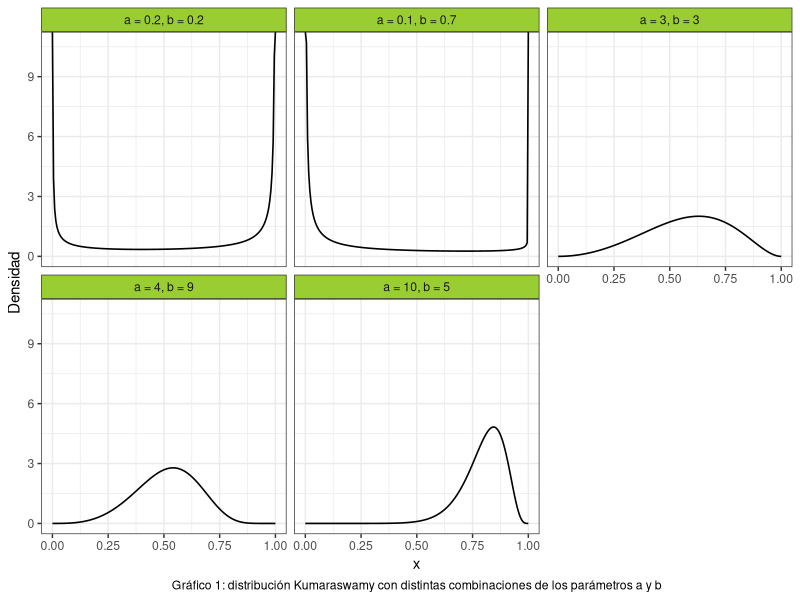
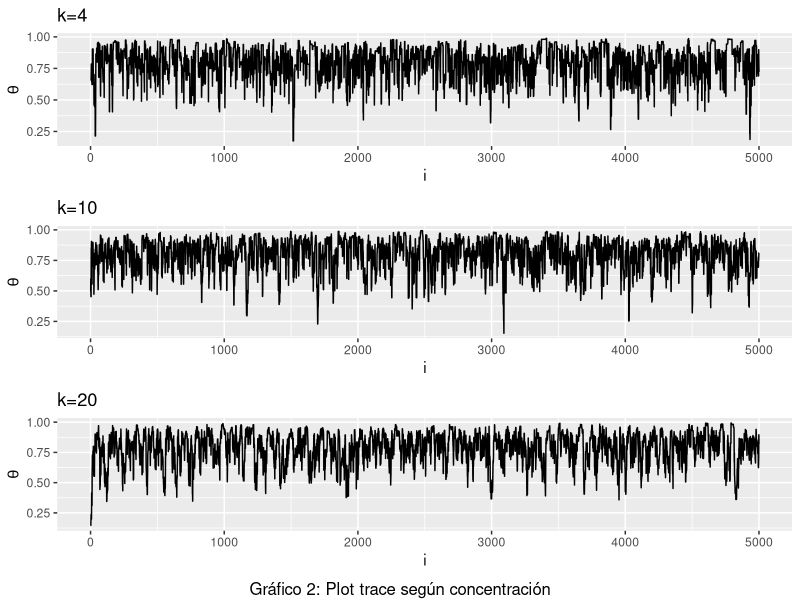
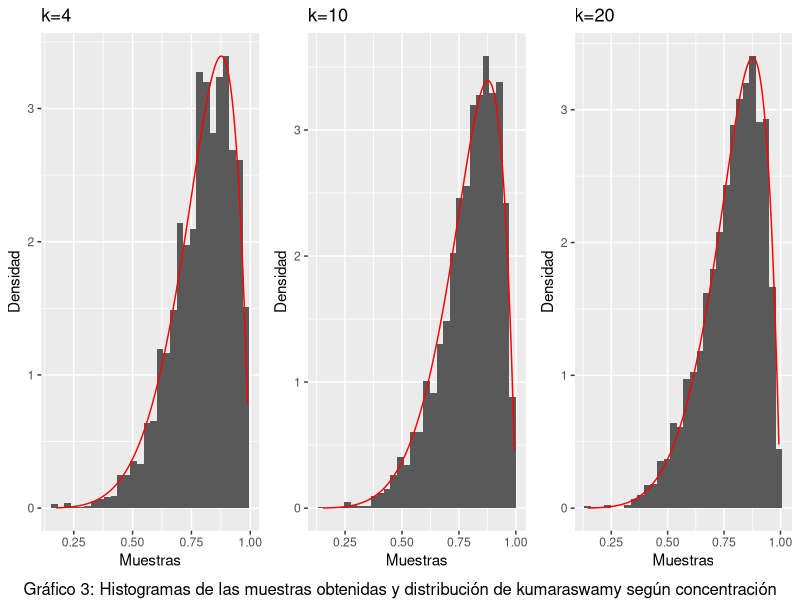
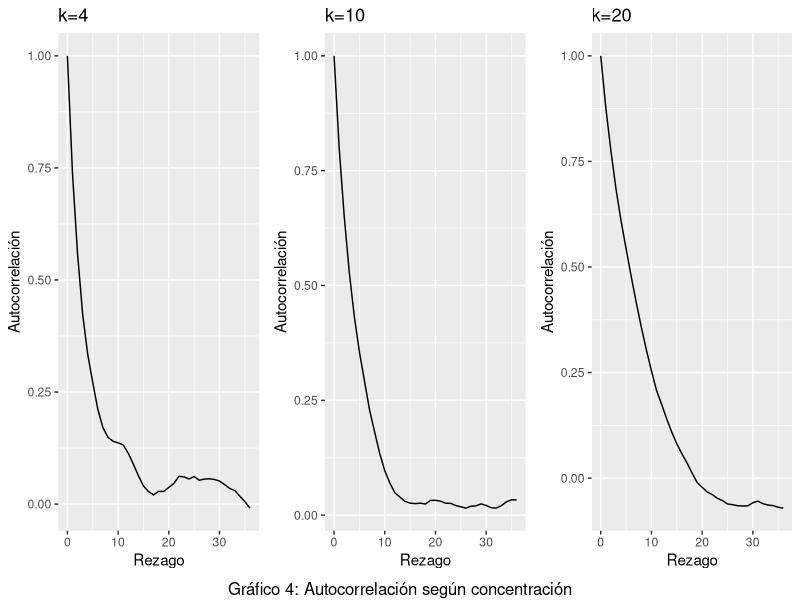
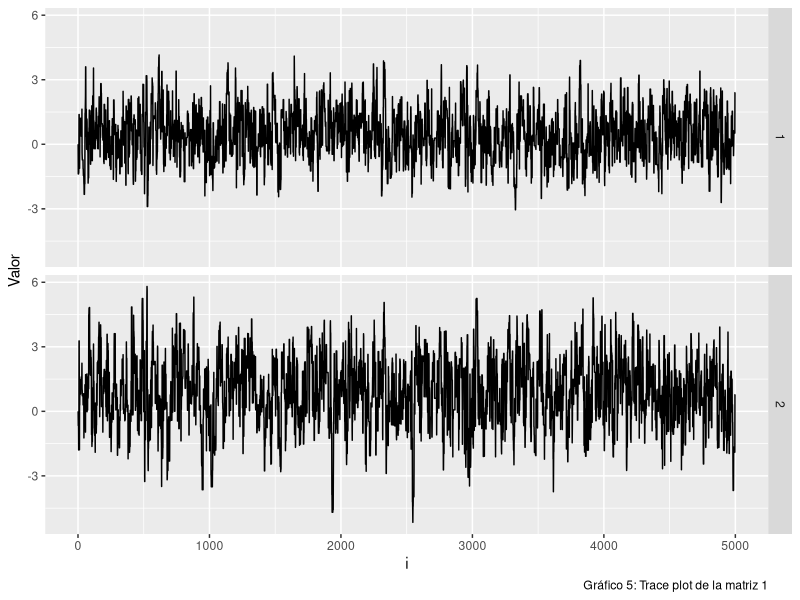
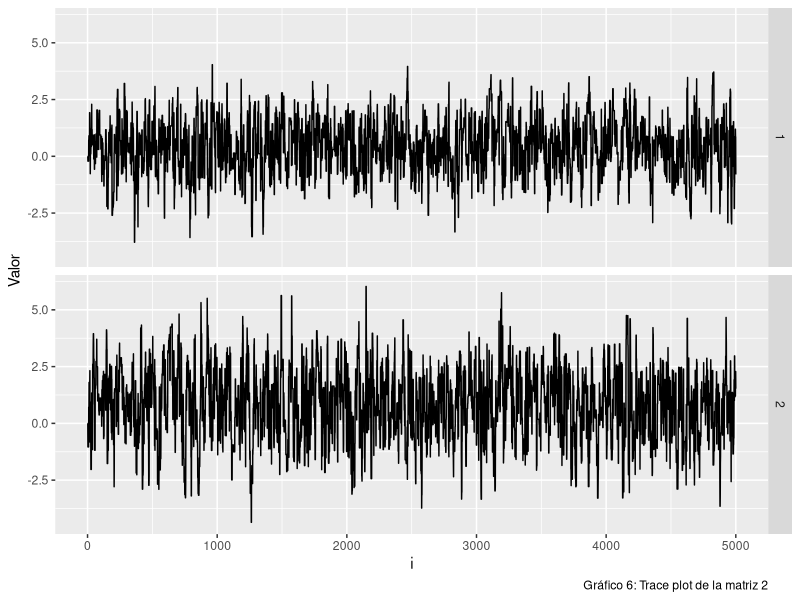
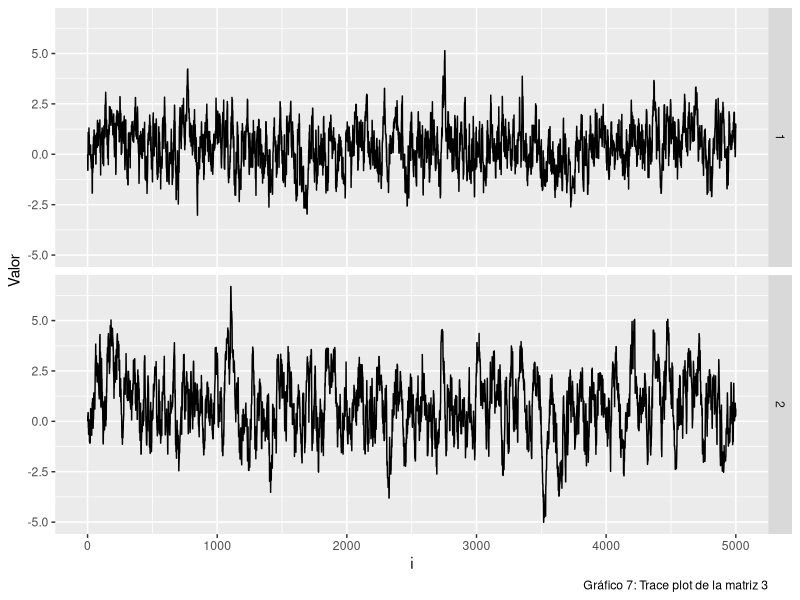
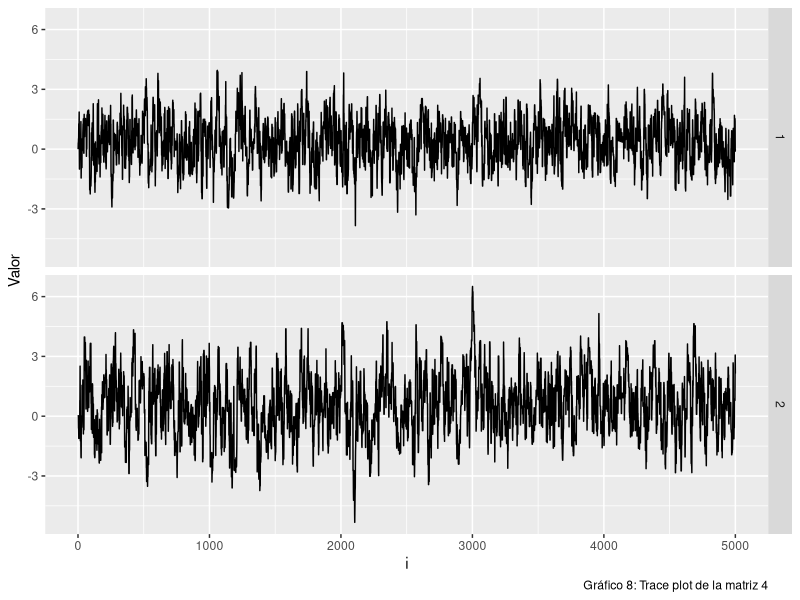

These charts were generated, in order, by the following R code:
## ---- chunk 1
#Librerias
library(ggplot2)
library(dplyr)
library(gridExtra)
library(kableExtra)
library(stats)
library(mvtnorm)
set.seed(394)
## ---- chunk 2

cant_saltos <- 0


sample_mh <- function(d_objetivo, r_propuesta, d_propuesta, p_inicial, n) {
  muestras <- matrix(nrow = n, ncol = length(p_inicial))
  muestras[1, ] <- p_inicial
  
  for(i in 2:n) {
    p_actual <- muestras[i-1,]
    p_nuevo <- r_propuesta(p_actual)
    
    f_nuevo <- d_objetivo(p_nuevo)
    f_actual <- d_objetivo(p_actual)
    
    q_actual <- d_propuesta(p_actual, mean = p_nuevo)
    q_nuevo <- d_propuesta(p_nuevo, mean = p_actual)
    
    alpha <- min(1, (f_nuevo/f_actual)*(q_actual/q_nuevo))
    aceptar <- rbinom(1, 1, alpha)
    
    if(aceptar) { 
      muestras[i,] <- p_nuevo
      cant_saltos <- cant_saltos + 1
      
    } else {
      muestras[i,] <- p_actual
    }
  }
  
  if (ncol(muestras) == 1) {
    muestras <- as.vector(muestras)
  } 
  return(list(muestras=muestras,cant_saltos=cant_saltos))
}

## ---- chunk 3
#Punto 2
# Crear grilla para los valores de "x"
grid_n <- 200
x_grid <- seq(0, 1, length.out = grid_n)

kumaraswamy <- function(x, a, b){
  a*b*(x^(a-1))*((1-(x^a))^(b-1))
}

a <- c(0.2, 0.1, 3, 4, 10)
b <- c(0.2, 0.7, 3, 9, 5)


#Creamos un data frame para graficar la distribución de Kumaraswamy:

data1 <- data.frame(
  Funcion = as.factor(rep(1:5, each = grid_n)),
  Densidad = numeric(5 * grid_n),
  Grilla = rep(x_grid, times = 5)
) 

# Completamos el data frame con las densidades:
for(i in 1:5) {
    indices <- seq(from = 1 + (i - 1) * 200, to = 200 + (i - 1) * 200)
    data1$Densidad[indices] <- kumaraswamy(x_grid, a[i], b[i])
}

# Cambiamos las etiquetas de las variables para mejorar el gráfico
levels(data1$Funcion) <- c("a = 0.2, b = 0.2",
                           "a = 0.1, b = 0.7",
                           "a = 3, b = 3",
                           "a = 4, b = 9",
                           "a = 10, b = 5")

ggplot(data = data1, aes(x = Grilla, y = Densidad)) +
  geom_line(size = 0.55) +
  facet_wrap(~Funcion) +
  theme_bw() +
  labs(x = "x",
       caption = "Gráfico 1: distribución Kumaraswamy con distintas combinaciones de los parámetros a y b") + 
  theme(
    strip.background = element_rect(fill = "olivedrab3"),
    plot.caption = element_text(hjust = 0.5)
  )

## ---- chunk 4
#Punto 3
concentracion3 <- c(4,10,20)
tabla3 <- data.frame ( 
  concentracion = rep(concentracion3, each = 5000),
  muestra = numeric(15000)
  )
tasa3 <- numeric(3)

for (i in 1:3) {
#Funciones a usar
d_objetivo3 <- function(x) kumaraswamy(x, 6, 2)
d_propuesta3 <- function(x, mean) dbeta(x, shape1 = mean * concentracion3[i], shape2 = (1-mean) * concentracion3[i])
r_propuesta3 <- function(x) rbeta(1, shape1 = x * concentracion3[i], shape2 = (1-x) * concentracion3[i])
#Donde x hace referencia a mu
n3 <- 5000
p_inicial3 <- rbeta(1,shape1=2,shape2=2)
funcion3 <- sample_mh(d_objetivo3, r_propuesta3, d_propuesta3, p_inicial3, n3)
indices <- seq(from = 1 + (i - 1) * 5000, to = 5000 + (i - 1) * 5000)
tabla3$muestra[indices] <- funcion3$muestras

tasa3[i] <- funcion3$cant_saltos/n3
} 

#Tasa de aceptacion
tabla3_2 <- data.frame(
  Concentracion = c("4","10","20"),
  Tasa_de_aceptacion = tasa3
) %>%
  kable() %>%
  kable_styling(bootstrap_options = c("striped","hover","condensed")) %>%
  add_footnote("Tabla 1: Tasa de aceptación")

print (tabla3_2)
## ---- chunk 5

#Gata peluda junta
# Agrego una columna con el orden de las muestras
tabla3$orden <- rep(1:5000, times = 3)
tabla3$concentracion <- as.factor(tabla3$concentracion) 


# Gráfico con múltiples líneas
grafico3_1 <- ggplot(data = tabla3, aes(x = orden, y = muestra, group = concentracion, color = concentracion)) +
  geom_line() +
  theme_bw() +
  labs(x = "x", y = "y", color = "Group", caption = "Gráfico: Trace plot para las 3 concentraciones") +
  theme(legend.position = "top")  



#Trace plots
plot_trace <- function(x){
  data.frame(x = seq_along(x), y = x) %>% 
    ggplot() +
    geom_line(aes(x = x, y = y))
}

grafico3_2 <- plot_trace(tabla3$muestra[1:5000]) +
              labs(x = "i", y = expression(theta), title = "k=4")
grafico3_3 <- plot_trace(tabla3$muestra[5001:10000]) +
              labs(x = "i", y = expression(theta), title = "k=10")
grafico3_4 <- plot_trace(tabla3$muestra[10001:15000]) +
              labs(x = "i", y = expression(theta), title = "k=20")

grid.arrange(grafico3_2,grafico3_3,grafico3_4, nrow=3, bottom ="Gráfico 2: Plot trace según concentración")
## ---- chunk 6

#Histogramas
plot_hist <- function(x, d_objetivo3) {
  x_seq <- seq(min(x), max(x), length.out = n3)
  df_hist <- data.frame(x = x)
  df_line <- data.frame(x = x_seq, y = d_objetivo3(x_seq))
  
  ggplot(df_hist)+
    geom_histogram(aes(x = x, y =after_stat(density))) +
    geom_line(aes(x = x, y = y), data = df_line, color = "red")
}

grafico3_5 <- plot_hist(tabla3$muestra[1:5000],d_objetivo3) +
  labs (title = "k=4", x = "Muestras", y = "Densidad")
grafico3_6 <- plot_hist(tabla3$muestra[5001:10000],d_objetivo3) +
  labs (title = "k=10", x = "Muestras", y = "Densidad")
grafico3_7 <- plot_hist(tabla3$muestra[10001:15000],d_objetivo3) +
  labs (title = "k=20", x = "Muestras", y = "Densidad")

grid.arrange(grafico3_5,grafico3_6,grafico3_7,nrow=1, bottom = "Gráfico 3: Histogramas de las muestras obtenidas y distribución de kumaraswamy según concentración")

## ---- chunk 7

#Graficos de autocorrelacion
plot_acf <- function(data, title) {
  acf_result <- acf(data, plot = FALSE)
  ggplot() +
    geom_line(aes(y = acf_result$acf, x = acf_result$lag)) +
    labs(title = title, x = "Rezago", y = "Autocorrelación")
}


grafico3_8 <- plot_acf(tabla3$muestra[1:5000], "k=4")
grafico3_9 <- plot_acf(tabla3$muestra[5001:10000], "k=10")
grafico3_10 <- plot_acf(tabla3$muestra[10001:15000], "k=20")

grid.arrange(grafico3_8,grafico3_9,grafico3_10,nrow=1,  bottom = "Gráfico 4: Autocorrelación según concentración") 

## ---- chunk 8
#Punto 4
muestra4_1 <- tabla3$muestra[1:5000]
muestra4_2 <- tabla3$muestra[5001:10000]
muestra4_3 <- tabla3$muestra[10001:15000]

#Calculo de la media y los percentiles 5 y 95 para X:
variable_x <- data.frame(
  Muestra = c("1", "2", "3"),
  Concentración = c("k=4", "k=10", "k=20"),
  Medias =  c(mean(muestra4_1), mean(muestra4_2), mean(muestra4_3)),
  Percentil_5 = c(quantile(muestra4_1, prob = c(0.05)),
                  quantile(muestra4_2, prob = c(0.05)),
                  quantile(muestra4_3, prob = c(0.05))
                  ),
  Percentil_95 = c(quantile(muestra4_1, prob = c(0.95)),
                  quantile(muestra4_2, prob = c(0.95)),
                  quantile(muestra4_3, prob = c(0.95))
                  )
) %>%
  kable() %>%
  kable_styling(bootstrap_options = c("striped","hover","condensed")) %>%
  add_footnote("Tabla 2: Media y percentiles de X")

print(variable_x)


## ---- chunk 9
#Cálculo de la media y los percentiles 5 y 95 para logit(X):
l_m1 <- log((muestra4_1/(1-muestra4_1)))
l_m2 <- log((muestra4_2/(1-muestra4_2)))
l_m3 <- log((muestra4_3/(1-muestra4_3)))



variable_logit_X <- data.frame(
  Muestra = c("1", "2", "3"),
  Concentración = c("k=4", "k=10", "k=20"),
  Medias = c(mean(l_m1), mean(l_m2), mean(l_m3)),
  Percentil_5 = c(quantile(l_m1, prob = c(0.05)),
                  quantile(l_m2, prob = c(0.05)),
                  quantile(l_m3, prob = c(0.05))
                  ),
  Percentil_95 = c(quantile(l_m1, prob = c(0.95)),
                  quantile(l_m2, prob = c(0.95)),
                  quantile(l_m3, prob = c(0.95))
                  )
) %>%
  kable() %>%
  kable_styling(bootstrap_options = c("striped","hover","condensed")) %>%
  add_footnote("Tabla 3: Media y percentiles de logit(X)")


print(variable_logit_X)


## ---- chunk 10
#Paso 7

# Funciones a utilizar

#1.Trace plot
plot_trace <- function(x, y) {
  n <- length(x)
  df <- data.frame(
    x = rep(1:n, 2),
    y = c(x,y),
    dimension = rep(1:2, each = n),
    parametro = factor(rep(1:2, each = n), labels = c("mu[1]", "mu[2]")) 
  )
  
  ggplot(df) + 
    geom_line(aes(x = x, y = y)) +
    facet_grid(rows = vars(dimension)) +
    labs(x = "i", y = "Valor", color = parse(text ="Parámetro"))
}



#2. Número efectivo de muestras
n_eff <- function(muestras){
  S <- length(muestras)
  autocorr <- acf(muestras, plot = F, lag = Inf)$acf
  limite <- which((autocorr < 0.001))[1] #sumamos hasta ese valor
  denom <- 1 + 2 * sum(autocorr[2:limite])
  
  S/denom
  
}


n7 <- 5000
funcion7_1 <- function(matriz_cov) {
    d_objetivo7 <- function(x) dmvnorm(x,c(0.4,0.75),matrix(c(1.35,0.4,0.4,2.4),nrow=2))
    d_propuesta7 <- function(x, mean) dmvnorm(x,mean = mean ,sigma = matriz_cov)
    r_propuesta7 <- function(x) rmvnorm(1, mean = x, sigma = matriz_cov)  


funcion7 <- sample_mh(d_objetivo7,r_propuesta7,d_propuesta7,c(0,0),n7)
muestra7 <- funcion7$muestras
grafico7_1 <- plot_trace(muestra7[,1],muestra7[,2])
n_eff7_1 <- n_eff(muestra7[,1])
n_eff7_2 <- n_eff(muestra7[,2])
 return(list(grafico = grafico7_1, n1 = n_eff7_1, n2 = n_eff7_2,
             muestra7 = muestra7))

}

#Evalucación de diferentes matrices de variancia y covariancia
matriz1 <- funcion7_1(matrix(c(2, 0.5, 0.5, 3), nrow = 2))
matriz2 <- funcion7_1(matrix(c(2, 0, 0, 3), nrow = 2))
matriz3 <- funcion7_1(matrix(c(0.4, 0, 0, 0.4), nrow = 2))
matriz4 <- funcion7_1(matrix(c(1, 0, 0, 1), nrow = 2))
matriz5 <- funcion7_1(matrix(c(5, 0, 0, 6), nrow = 2))

matriz1$grafico + labs(caption = "Gráfico 5: Trace plot de la matriz 1") +
    theme(legend.position = "none")
matriz2$grafico + labs(caption = "Gráfico 6: Trace plot de la matriz 2") +
    theme(legend.position = "none")
matriz3$grafico + labs(caption = "Gráfico 7: Trace plot de la matriz 3") +
    theme(legend.position = "none")
matriz4$grafico + labs(caption = "Gráfico 8: Trace plot de la matriz 4") +
    theme(legend.position = "none")
matriz5$grafico + labs(caption = "Gráfico 9: Trace plot de la matriz 5") +
    theme(legend.position = "none")

## ---- chunk 11

tabla <- data.frame(
  Matriz = c("1", "2", "3", "4", "5"),
  Num_efectivo_p1 = trunc(c(matriz1$n1, matriz2$n1, matriz3$n1, matriz4$n1, matriz5$n1)),
  Num_efectivo_p2 = trunc(c(matriz1$n2, matriz2$n2, matriz3$n2, matriz4$n2, matriz5$n2))
  )

print(tabla)
#Nos quedariamos con la ultima matriz.
## ---- chunk 12
#Punto 8: se calculan las probabilidades con la última matriz de var y cov.
muestra7 <- as.data.frame(matriz5$muestra7)
colnames(muestra7) <- c("X", "Y")

#Probabilidades estimadas
#Probabilidad n°1:
prob1 <- muestra7 %>% 
  filter(X > 1) %>% 
  count(Y < 0)

prob1$n[2]/(n7)


#Probabilidad n°2:
prob2 <- muestra7 %>% 
  filter(X > 1) %>% 
  count(Y > 2)

prob2$n[2]/(n7)



#Probabilidad n°3:
prob3 <- muestra7 %>% 
  filter(X > 0.4) %>% 
  count(Y > 0.75)

prob3$n[2]/(n7)



#Probabilidades reales:

#Probabilidad n°1:
pmvnorm(lower = c(1, -Inf), upper = c(Inf, 0), 
        mean = c(0.4, 0.75), sigma = matrix(c(1.35, 0.4, 0.4, 2.4), nrow = 2))

#Cómo funcionan "lower" y "upper"? 
#"lower" es un vector que indica los limites inferiores de cada variable: 1 para X y -Infinito para Y; "upper" funciona de manera igual.


#Probabilidad n°2:
pmvnorm(lower = c(1, 2), upper = c(Inf, Inf), 
        mean = c(0.4, 0.75), sigma = matrix(c(1.35, 0.4, 0.4, 2.4), nrow = 2))



#Probabilidad n°3:
pmvnorm(lower = c(0.4, 0.75), upper = c(Inf, Inf), 
        mean = c(0.4, 0.75), sigma = matrix(c(1.35, 0.4, 0.4, 2.4), nrow = 2))


## ---- chunk 13
#Punto 9

p_estrella <- function(x, a, b){
  exp(-((((a - x[1])^2) + b * ((x[2] - x[1])^2))^2))
}



n9 <- 5000

funcion9_1 <- function(matriz_cov) {
    d_objetivo9 <- function(x) p_estrella(x, 0.5, 5)
    d_propuesta9 <- function(x, mean) dmvnorm(x, mean = mean, sigma = matriz_cov)
    r_propuesta9 <- function(x) rmvnorm(1, mean = x, sigma = matriz_cov)  
    
    funcion9 <- sample_mh(d_objetivo9,r_propuesta9,d_propuesta9,c(0,0),n9)
    muestra9 <- funcion9$muestras
    grafico9_1 <- plot_trace(muestra9[,1],muestra9[,2])
    
    n_eff9_1 <- n_eff(muestra9[,1])
    n_eff9_2 <- n_eff(muestra9[,2])
    tasa9 <- funcion9$cant_saltos/n9
    autocorr_1 <- acf(muestra9[,1], plot = F)
    autocorr_2 <- acf(muestra9[,2], plot = F)
    
    return(list(grafico = grafico9_1, n1 = n_eff9_1, n2 = n_eff9_2,
             muestra9 = muestra9, tasa9 = tasa9, autocorr_p1 = autocorr_1,
             autocorr_p2 = autocorr_2))

}


matriz1 <- funcion9_1(matrix(c(0.3, 0.1, 0.1, 0.2), nrow = 2))
matriz2 <- funcion9_1(matrix(c(2, 0, 0, 2), nrow = 2))
matriz3 <- funcion9_1(matrix(c(4, 1, 1, 4), nrow = 2))



grafico9_1_1 <- ggplot()+
  geom_line(aes(y = matriz1$autocorr_p1$acf, x = matriz1$autocorr_p1$lag)) +
  labs (title = "Autocorrelación para 'a' ", x = "Rezago", y = "Autocorrelación")

grafico9_1_2 <- ggplot()+
  geom_line(aes(y = matriz1$autocorr_p2$acf, x = matriz1$autocorr_p2$lag)) +
  labs (title = "Autocorrelación para 'b' ", x = "Rezago", y = "Autocorrelación")


grafico9_2_1 <- ggplot()+
  geom_line(aes(y = matriz2$autocorr_p1$acf, x = matriz2$autocorr_p1$lag)) +
  labs (title = "Autocorrelación para 'a' ", x = "Rezago", y = "Autocorrelación")

grafico9_2_2 <- ggplot()+
  geom_line(aes(y = matriz2$autocorr_p2$acf, x = matriz2$autocorr_p2$lag)) +
  labs (title = "Autocorrelación para 'b' ", x = "Rezago", y = "Autocorrelación")

grafico9_3_1 <- ggplot()+
  geom_line(aes(y = matriz3$autocorr_p1$acf, x = matriz3$autocorr_p1$lag)) +
  labs (title = "Autocorrelación para 'a' ", x = "Rezago", y = "Autocorrelación")


grafico9_3_2 <- ggplot()+
  geom_line(aes(y = matriz3$autocorr_p2$acf, x = matriz3$autocorr_p2$lag)) +
  labs (title = "Autocorrelación para 'b' ", x = "Rezago", y = "Autocorrelación")
## ---- chunk 14
grid.arrange(matriz1$grafico, matriz3$grafico, ncol= 2)

tasas <- data.frame(
  Matriz = c("1", "2", "3"),
  Tasa = c(matriz1$tasa9, matriz2$tasa9, matriz3$tasa9)
)


grid.arrange(grafico9_1_1, grafico9_2_1, grafico9_3_1, ncol = 3)
grid.arrange(grafico9_1_2, grafico9_2_2, grafico9_3_2, ncol = 3)
## ---- chunk 15
#Punto 10
muestra9 <- as.data.frame(matriz1$muestra9)
colnames(muestra9) <- c("X", "Y")

#Probabilidades estimadas
#Probabilidad n°1:
prob1 <- muestra9 %>% 
  filter(X > 0 & X < 1 ) %>% 
  count(Y < 1 & Y > 0)

prob1$n[2]/(n9)



#Probabilidad n°2:
prob2 <- muestra9 %>% 
  filter(X > -1 & X < 0 ) %>% 
  count(Y < 1 & Y > 0)

prob2$n[2]/(n9)




#Probabilidad n°3:
prob3 <- muestra9 %>% 
  filter(X > 1 & X < 2 ) %>% 
  count(Y < 3 & Y > 2)

prob3$n[2]/(n9)
## ---- chunk 16
# Punto 11
# Calculo P(0<X1<1, 0<X2<1)

k <- 10000
u <- matrix(runif(k*2), ncol = 2)
p_estrella_eval <- numeric(k)

for (i in 1:k) {
  p_estrella_eval[i] <- p_estrella(u[i,], 0.5, 5)
}

rdo_prob1 <- mean(p_estrella_eval)

# Calculo P(-1<X1<0, 0<X2<1)

u <- matrix(c(runif(k, min = -1, max = 0),
              runif(k, min = 0, max = 1)),
            ncol = 2)

for (i in 1:k) {
  p_estrella_eval[i] <- p_estrella(u[i,], 0.5, 5)
}

rdo_prob2 <- mean(p_estrella_eval)

# Calculo P(1<X1<2, 2<X2<3)

u <- matrix(c(runif(k, min = 1, max = 2),
              runif(k, min = 2, max = 3)),
            ncol = 2)

for (i in 1:k) {
  p_estrella_eval[i] <- p_estrella(u[i,], 0.5, 5)
}

rdo_prob3 <- mean(p_estrella_eval)
